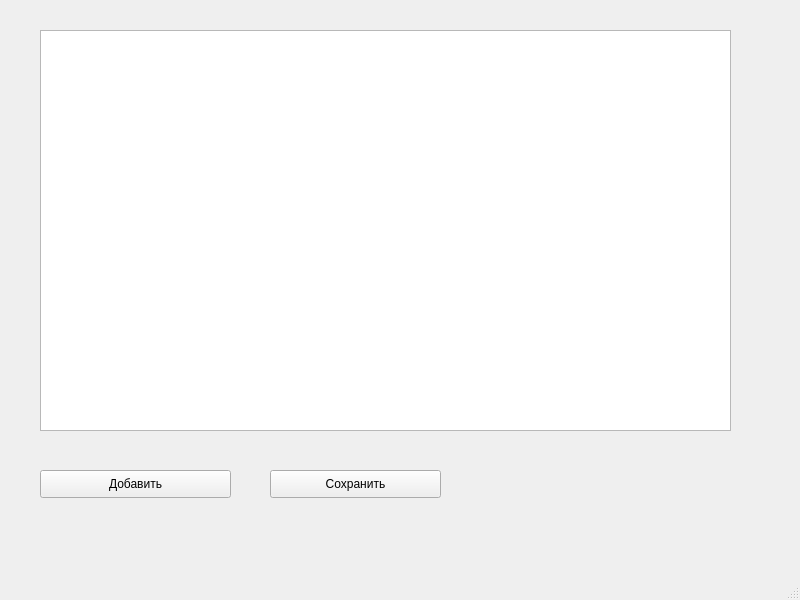
<?xml version="1.0" encoding="UTF-8"?>
<ui version="4.0">
 <class>MainWindow</class>
 <widget class="QMainWindow" name="MainWindow">
  <property name="geometry">
   <rect>
    <x>0</x>
    <y>0</y>
    <width>800</width>
    <height>600</height>
   </rect>
  </property>
  <property name="windowTitle">
   <string>MainWindow</string>
  </property>
  <widget class="QWidget" name="centralwidget">
   <widget class="QTableWidget" name="table">
    <property name="geometry">
     <rect>
      <x>40</x>
      <y>30</y>
      <width>691</width>
      <height>401</height>
     </rect>
    </property>
   </widget>
   <widget class="QPushButton" name="add_btn">
    <property name="geometry">
     <rect>
      <x>40</x>
      <y>470</y>
      <width>191</width>
      <height>28</height>
     </rect>
    </property>
    <property name="text">
     <string>Добавить</string>
    </property>
   </widget>
   <widget class="QPushButton" name="save_btn">
    <property name="geometry">
     <rect>
      <x>270</x>
      <y>470</y>
      <width>171</width>
      <height>28</height>
     </rect>
    </property>
    <property name="text">
     <string>Сохранить</string>
    </property>
   </widget>
  </widget>
  <widget class="QMenuBar" name="menubar">
   <property name="geometry">
    <rect>
     <x>0</x>
     <y>0</y>
     <width>800</width>
     <height>26</height>
    </rect>
   </property>
  </widget>
  <widget class="QStatusBar" name="statusbar"/>
 </widget>
 <resources/>
 <connections/>
</ui>
